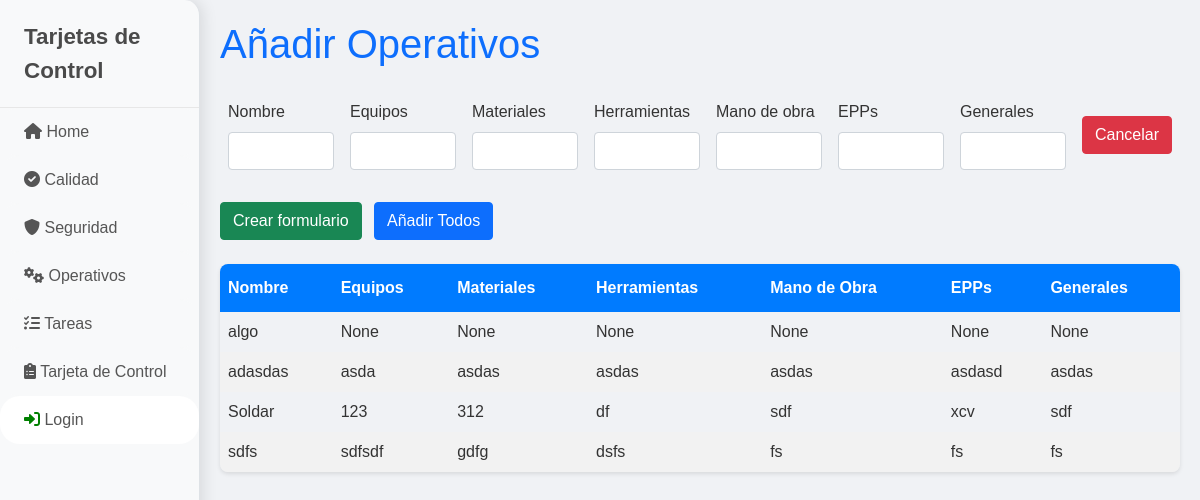
/operativos/, run on an earlier commit of the app's database.
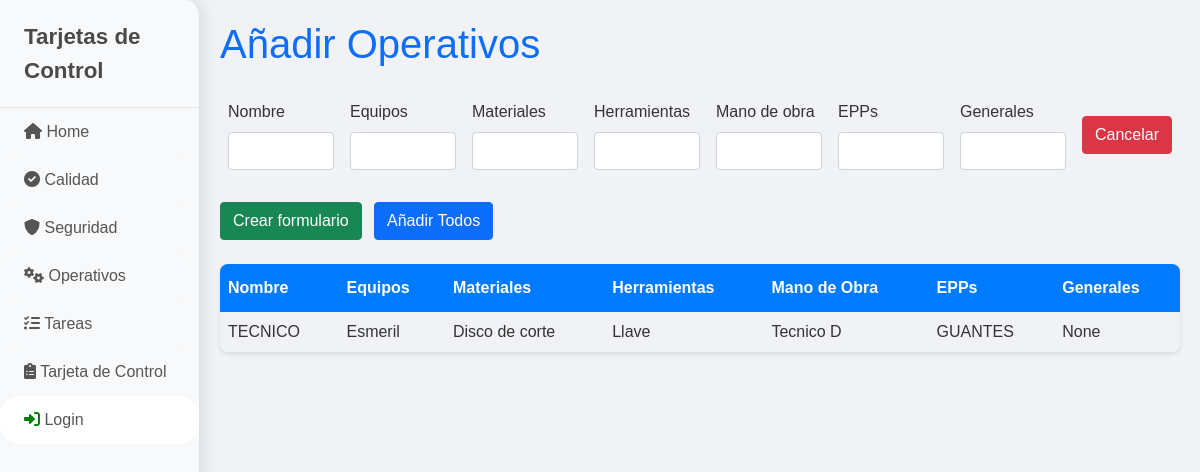
And on a later commit of the database.
### modelos/models.py (models this page shows, shortened)
class RecursoOperativo(models.Model):
    nombre = models.CharField(max_length=100, blank=True, null=True)
    operativo_equipos = models.CharField(max_length=100, blank=True, null=True)
    operativo_materiales = models.CharField(max_length=100, blank=True, null=True)
    operativo_herramientas = models.CharField(max_length=100, blank=True, null=True)
    operativo_manodeobra = models.CharField(max_length=100, blank=True, null=True)
    operativo_epps = models.CharField(max_length=100, blank=True, null=True)
    operativo_generales = models.CharField(max_length=100, blank=True, null=True)

### operativos/views.py (the view)
# urls.py: path('', views.index, name='calidad_index'),
def index(request):
    context = {'form': OperativoForm(), 'operativos': RecursoOperativo.objects.all()}
    return render(request, 'operativos_index.html', context)

### operativos/forms.py
class OperativoForm(forms.ModelForm):
    class Meta:
        model= RecursoOperativo
        fields = (
            'nombre',
            'operativo_equipos',
            'operativo_materiales',
            'operativo_herramientas',
            'operativo_manodeobra',
            'operativo_epps',
            'operativo_generales'
        )
        widgets = {
            'nombre': forms.TextInput(attrs={'class':'form-control'}),
            'operativo_equipos': forms.TextInput(attrs={'class':'form-control'}),
            'operativo_materiales': forms.TextInput(attrs={'class':'form-control'}),
            'operativo_herramientas': forms.TextInput(attrs={'class':'form-control'}),
            'operativo_manodeobra': forms.TextInput(attrs={'class':'form-control'}),
            'operativo_epps': forms.TextInput(attrs={'class':'form-control'}),
            'operativo_generales': forms.TextInput(attrs={'class':'form-control'}),
        }

### operativos/templates/operativos_index.html (shortened to what this page needs)
{% extends 'base.html' %}
{% block content %}
<h1 class="mb-4 text-primary">Añadir Operativos</h1>
<div id="operativo-forms">
    {% include 'partials/form_operativos.html' %}
</div>
<div class="my-4">
    <button type="button" class="btn btn-success me-2" hx-get="{% url 'create-operativo' %}" hx-target="#operativo-forms" hx-swap="beforeend">Crear formulario</button>
    <button type="button" class="btn btn-primary" id="submit-all">Añadir Todos</button>
</div>
<table class="table-custom">
    <thead>
        <tr>
            <th>Nombre</th>
            <th>Equipos</th>
            <th>Materiales</th>
            <th>Herramientas</th>
            <th>Mano de Obra</th>
            <th>EPPs</th>
            <th>Generales</th>
        </tr>
    </thead>
    <tbody id="operativos-list">
        {% for operativo in operativos %}
            {% include 'partials/operativos.html' %}
        {% endfor %}
    </tbody>
</table>
{% endblock %}

### operativos/templates/partials/operativos.html
<tr>
    <td>{{ operativo.nombre }}</td>
    <td>{{ operativo.operativo_equipos }}</td>
    <td>{{ operativo.operativo_materiales }}</td>
    <td>{{ operativo.operativo_herramientas }}</td>
    <td>{{ operativo.operativo_manodeobra }}</td>
    <td>{{ operativo.operativo_epps }}</td>
    <td>{{ operativo.operativo_generales }}</td>
</tr>

What changed in the data, as far as the page shows it:
removed RecursoOperativo: nombre "adasdas", operativo_equipos "asda", operativo_materiales "asdas", operativo_herramientas "asdas", operativo_manodeobra "asdas", operativo_epps "asdasd", operativo_generales "asdas"
removed RecursoOperativo: nombre "Soldar", operativo_equipos "123", operativo_materiales "312", operativo_herramientas "df", operativo_manodeobra "sdf", operativo_epps "xcv", operativo_generales "sdf"
removed RecursoOperativo: nombre "sdfs", operativo_equipos "sdfsdf", operativo_materiales "gdfg", operativo_herramientas "dsfs", operativo_manodeobra "fs", operativo_epps "fs", operativo_generales "fs"
changed RecursoOperativo "None": nombre "algo" → "TECNICO"; operativo_equipos "None" → "Esmeril"; operativo_materiales "None" → "Disco de corte"; operativo_herramientas "None" → "Llave"; operativo_manodeobra "None" → "Tecnico D"; operativo_epps "None" → "GUANTES"
